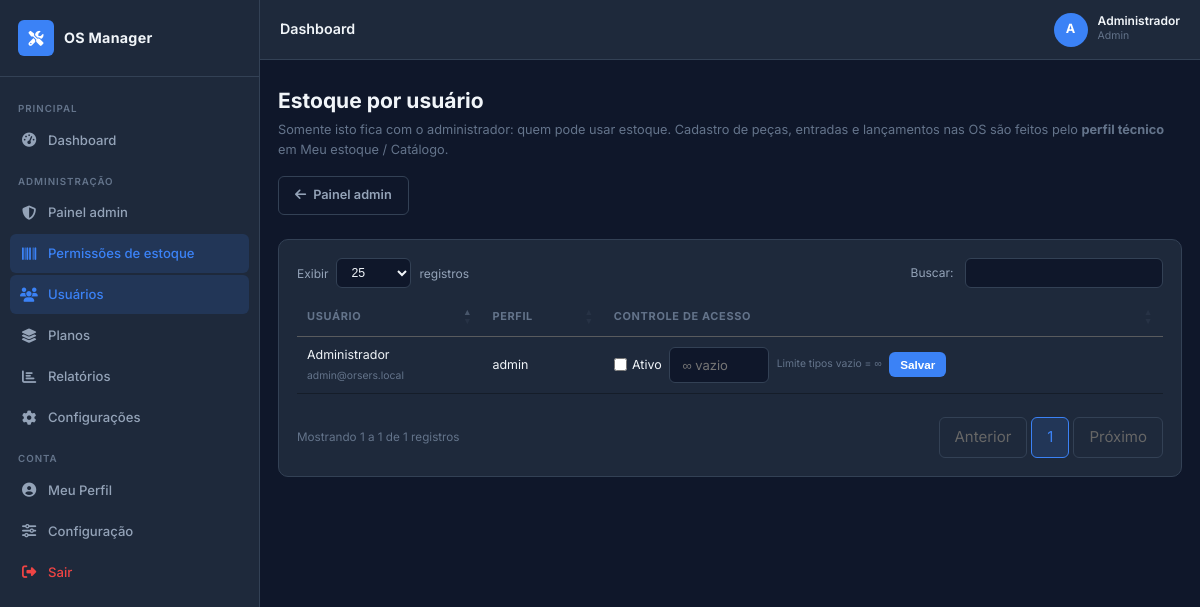
The app's page /admin/estoque/usuarios (signed in) with its own data.
### tables this page shows
CREATE TABLE IF NOT EXISTS `nav_menu_itens` (
    `id`                    INT UNSIGNED NOT NULL AUTO_INCREMENT,
    `section_code`          VARCHAR(32)  NOT NULL,
    `label`                 VARCHAR(120) NOT NULL,
    `icon_class`            VARCHAR(80)  NULL DEFAULT NULL,
    `url_path`              VARCHAR(255) NOT NULL,
    `sort_order`            INT          NOT NULL DEFAULT 0,
    `ativo`                 TINYINT(1)   NOT NULL DEFAULT 1,
    `requer_estoque_ativo`  TINYINT(1)   NOT NULL DEFAULT 0,
    `item_class`            VARCHAR(160) NULL DEFAULT NULL,
    `active_rule`           VARCHAR(40)  NULL DEFAULT NULL,
    PRIMARY KEY (`id`),
    KEY `idx_nav_section` (`section_code`, `sort_order`)
);

CREATE TABLE IF NOT EXISTS `usuarios` (
    `id`                  INT UNSIGNED    NOT NULL AUTO_INCREMENT,
    `nome`                VARCHAR(150)    NOT NULL,
    `email`               VARCHAR(200)    NOT NULL,
    `senha`               VARCHAR(255)    NOT NULL,
    `perfil`              ENUM('admin','tecnico','cliente') NOT NULL DEFAULT 'cliente',
    `admin`               TINYINT(1)      NOT NULL DEFAULT 0,
    `plano_id`            INT UNSIGNED    NOT NULL DEFAULT 1,
    `max_imagens_por_os_override` INT UNSIGNED NULL DEFAULT NULL,
    `max_clientes_override`       INT UNSIGNED NULL DEFAULT NULL,
    `max_os_mes_override`         INT UNSIGNED NULL DEFAULT NULL,
    `ativo`               TINYINT(1)      NOT NULL DEFAULT 1,
    `avatar`              VARCHAR(255)    NULL,
    `telefone`            VARCHAR(20)     NULL,
    `telegram_chat_id`    VARCHAR(50)     NULL,
    `telegram_ativo`      TINYINT(1)      NOT NULL DEFAULT 0,
    `telegram_token`      VARCHAR(64)     NULL COMMENT 'Token para vinculação via /start',
    `estoque_ativo`       TINYINT(1)      NOT NULL DEFAULT 0,
    `estoque_limite_itens` INT UNSIGNED   NULL DEFAULT NULL COMMENT 'NULL = ilimitado tipos de item',
    `token`               VARCHAR(100)    NULL,
    `token_expira`        DATETIME        NULL,
    `ultimo_acesso`       DATETIME        NULL,
    `created_at`          DATETIME        NOT NULL DEFAULT CURRENT_TIMESTAMP,
    `updated_at`          DATETIME        NOT NULL DEFAULT CURRENT_TIMESTAMP ON UPDATE CURRENT_TIMESTAMP,
    PRIMARY KEY (`id`),
    UNIQUE KEY `uk_email` (`email`),
    KEY `idx_perfil` (`perfil`),
    KEY `idx_ativo` (`ativo`),
    KEY `idx_usuario_plano` (`plano_id`),
    CONSTRAINT `fk_usuario_plano` FOREIGN KEY (`plano_id`) REFERENCES `planos` (`id`)
);

### @views/admin/estoque/usuarios.php (the view, shortened to what the rows shown need)
<div class="page-header">
    <div>
        <h1 class="page-title">Estoque por usuário</h1>
        <p class="page-subtitle">Somente isto fica com o administrador: quem pode usar estoque. Cadastro de peças, entradas e lançamentos nas OS são feitos pelo <strong>perfil técnico</strong> em Meu estoque / Catálogo.</p>
    </div>
    <a href="<?= BASE_URL ?>/admin" class="btn btn-ghost"><i class="fas fa-arrow-left"></i> Painel admin</a>
</div>
<div class="card">
    <div class="card-body">
        <div class="table-wrap">
            <table class="table table-datatable" data-dt-order="[]" data-dt-page-length="25">
                <thead>
                    <tr>
                        <th>Usuário</th>
                        <th>Perfil</th>
                        <th>Controle de acesso</th>
                    </tr>
                </thead>
                <tbody>
                    <?php foreach ($users as $u): ?>
                    <tr>
                        <td><?= htmlspecialchars($u['nome']) ?><br><small class="text-muted"><?= htmlspecialchars($u['email']) ?></small></td>
                        <td><?= htmlspecialchars($u['perfil']) ?></td>
                        <td>
                            <form method="post" action="<?= BASE_URL ?>/admin/estoque/usuarios/<?= (int)$u['id'] ?>/acesso" class="form-estoque-acesso" style="display:flex;flex-wrap:wrap;gap:.5rem;align-items:center">
                                <label class="check-label" style="display:flex;align-items:center;gap:.35rem;margin:0">
                                    <input type="checkbox" name="estoque_ativo" value="1" <?= !empty($u['estoque_ativo']) ? 'checked' : '' ?>>
                                    Ativo
                                </label>
                                <input type="number" name="estoque_limite_itens" class="form-control form-control-sm" style="max-width:100px" min="0"
                                       placeholder="∞ vazio"
                                       value="<?= isset($u['estoque_limite_itens']) && $u['estoque_limite_itens'] !== null && $u['estoque_limite_itens'] !== '' ? (int)$u['estoque_limite_itens'] : '' ?>">
                                <small class="text-muted">Limite tipos vazio = ∞</small>
                                <button type="submit" class="btn btn-primary btn-sm">Salvar</button>
                            </form>
                        </td>
                    </tr>
                    <?php endforeach; ?>
                </tbody>
            </table>
        </div>
    </div>
</div>

### @core/Router.php (shortened to what the rows shown need)
<?php
class Router
{
    private array $routes = [];
    public function get(string $pattern, array $handler): void
    {
        $this->routes[] = ['GET', $pattern, $handler];
    }
    public function post(string $pattern, array $handler): void
    {
        $this->routes[] = ['POST', $pattern, $handler];
    }
    public function any(string $pattern, array $handler): void
    {
        $this->routes[] = ['ANY', $pattern, $handler];
    }
    public function dispatch(string $uri, string $method): void
    {
        $uri = '/' . trim(parse_url($uri, PHP_URL_PATH), '/');
        $uri = '/' . ltrim($uri, '/');
        foreach ($this->routes as [$routeMethod, $pattern, $handler]) {
            if ($routeMethod !== 'ANY' && $routeMethod !== $method) continue;
            $regex = preg_replace('/\{([a-zA-Z_]+)\}/', '(?P<$1>[^/]+)', $pattern);
            $regex = '#^' . $regex . '$#';
            if (preg_match($regex, $uri, $matches)) {
                $params = array_filter($matches, 'is_string', ARRAY_FILTER_USE_KEY);
                [$class, $action] = $handler;
                $controller = new $class();
                $controller->$action(...array_values($params));
                return;
            }
        }
    }
}

### @views/layout/header.php (shortened to what the rows shown need)
<!DOCTYPE html>
<html lang="pt-BR" class="dark">
<head>
    <link rel="stylesheet" href="https://cdnjs.cloudflare.com/ajax/libs/font-awesome/6.5.0/css/all.min.css">
    <link rel="stylesheet" href="<?= BASE_URL ?>/assets/css/app.css">
    <link rel="stylesheet" href="<?= BASE_URL ?>/assets/css/vendor/jquery.dataTables.min.css">
    <link rel="stylesheet" href="<?= BASE_URL ?>/assets/css/datatables-custom.css">
</head>
<body class="app-body">
<div class="sidebar" id="sidebar">
    <div class="sidebar-brand">
        <div class="sidebar-logo">
            <i class="fas fa-tools"></i>
        </div>
        <span class="sidebar-brand-name">OS Manager</span>
    </div>
    <nav class="sidebar-nav">
        <?php
        $_uriNav  = $_SERVER['REQUEST_URI'] ?? '';
        $_pathNav = parse_url($_uriNav, PHP_URL_PATH) ?: '';
        $_pathNav = rtrim(str_replace('\\', '/', $_pathNav), '/');
        $_navGrouped = [];
        if (Auth::check()) {
            try {
                $_navGrouped = NavMenu::itensAgrupados((int)Auth::id(), Auth::perfil());
            } catch (Throwable $e) {
                error_log('NavMenu: ' . $e->getMessage());
            }
        }
        foreach (NavMenu::SECTION_LABELS as $_secCode => $_secLabel) {
            if (empty($_navGrouped[$_secCode])) {
                continue;
            }
            ?>
        <div class="nav-section-label"><?= htmlspecialchars($_secLabel) ?></div>
            <?php foreach ($_navGrouped[$_secCode] as $_it):
                $_active = NavMenu::itemEstaAtivo($_it, $_uriNav, $_pathNav) ? ' active' : '';
                $_cls    = trim('nav-item ' . (string)($_it['item_class'] ?? '') . $_active);
                $_href   = BASE_URL . (string)$_it['url_path'];
                $_icon   = trim((string)($_it['icon_class'] ?? ''));
                ?>
        <a href="<?= htmlspecialchars($_href) ?>" class="<?= htmlspecialchars($_cls) ?>">
                <?php if ($_icon !== ''): ?>
            <i class="<?= htmlspecialchars($_icon) ?>"></i>
                <?php endif; ?>
            <span><?= htmlspecialchars((string)$_it['label']) ?></span>
        </a>
            <?php endforeach; ?>
        <?php } ?>
    </nav>
</div>
<div class="main-wrapper">
    <header class="topbar">
        <div class="topbar-breadcrumb">
            <?= htmlspecialchars($pageTitle ?? 'Dashboard') ?>
        </div>
        <?php
        $_topbarEstoqueAlertas = 0;
        ?>
        <div class="topbar-right">
            <div class="topbar-user">
                <div class="user-avatar<?= $_topbarEstoqueAlertas > 0 ? ' user-avatar--estoque-alerta' : '' ?>"<?= $_topbarEstoqueAlertas > 0 ? ' title="Estoque: itens no ou abaixo do mínimo configurado"' : '' ?>>
                    <?= strtoupper(substr(Auth::user()['nome'], 0, 1)) ?>
                </div>
                <div class="user-info">
                    <span class="user-name-wrap">
                        <span class="user-name"><?= htmlspecialchars(Auth::user()['nome']) ?></span>
                    </span>
                    <span class="user-role"><?= ucfirst(Auth::user()['perfil']) ?></span>
                </div>
            </div>
        </div>
    </header>
    <main class="main-content">

### records on screen
nav_menu_itens: label "Dashboard"
nav_menu_itens: label "Painel admin"
nav_menu_itens: label "Permissões de estoque"
nav_menu_itens: label "Usuários"
nav_menu_itens: label "Planos"
nav_menu_itens: label "Relatórios"
nav_menu_itens: label "Configurações"
nav_menu_itens: label "Meu Perfil"
nav_menu_itens: label "Configuração"
nav_menu_itens: label "Sair"
usuarios: nome "Administrador", email "admin@orsers.local", perfil "admin"

### other values on screen
$_secLabel "PRINCIPAL"
$_secLabel "ADMINISTRAÇÃO"
$_secLabel "CONTA"
